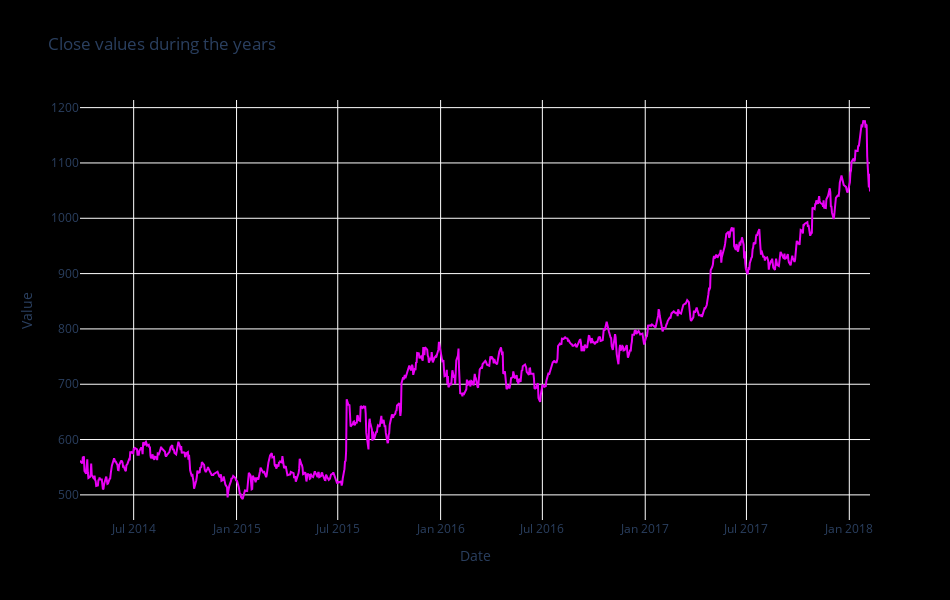

The notebook cell this image was saved under:
### Markdown cell above
# Close values during the years

### Code cell
fig = go.Figure(
    layout = go.Layout(
        title = 'Close values during the years',
        xaxis = dict(title = 'Date'),
        yaxis = dict(title = 'Value'),
        showlegend = False,
        paper_bgcolor = 'black',
        plot_bgcolor = 'black',
        width = 950,
        height = 600
    )
)

fig.add_trace(go.Scatter(x = df_g['date'], y = df_g['close'], mode = 'lines', name = 'Close', line = dict(color = '#e900f5')))

fig.show()

### Figure 1 — Plotly figure (JSON) as saved in the notebook; plotly's stock layout.template omitted (floating-point values rounded to 4 significant figures; data arrays with more than 128 entries replaced by an {"elided": "..."} marker saying what was removed)
{"data": [{"line": {"color": "#e900f5"}, "mode": "lines", "name": "Close", "type": "scatter", "x": {"elided": "975 str values"}, "y": {"elided": "975 float values"}}], "layout": {"height": 600, "paper_bgcolor": "black", "plot_bgcolor": "black", "showlegend": false, "title": {"text": "Close values during the years"}, "width": 950, "xaxis": {"title": {"text": "Date"}}, "yaxis": {"title": {"text": "Value"}}}}
